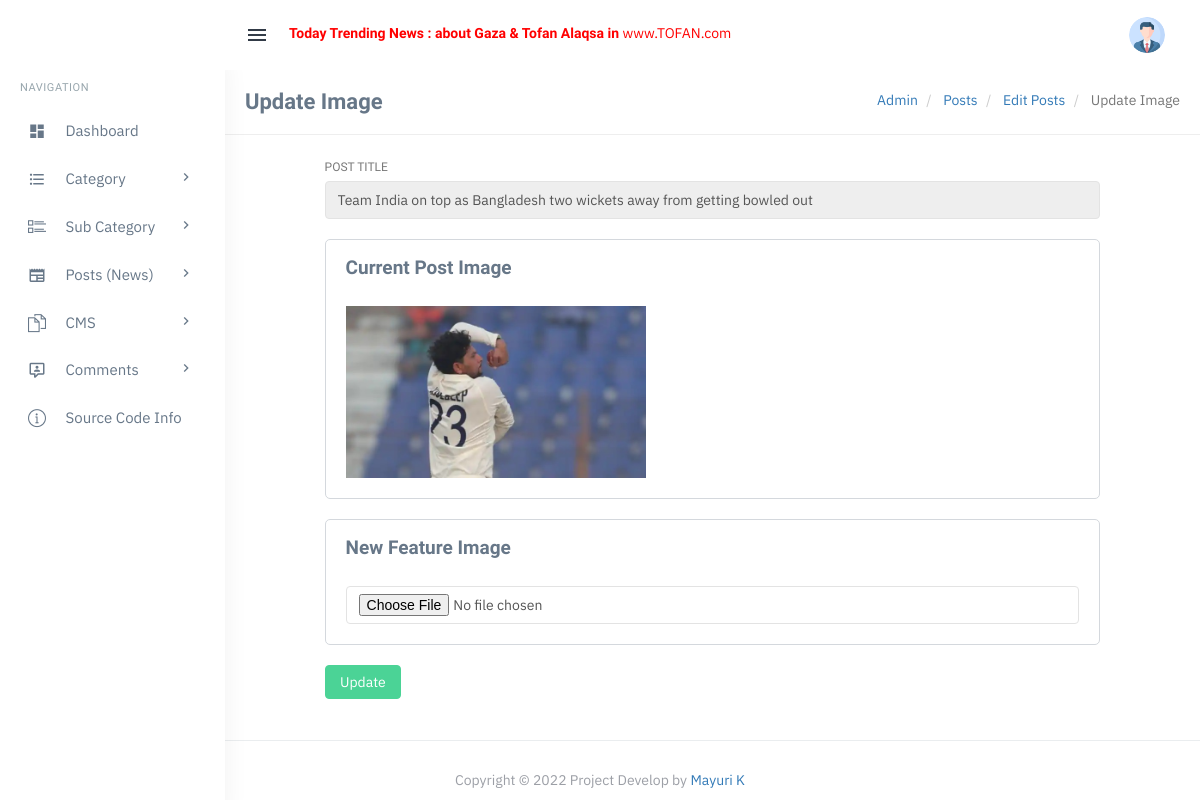
The page /admin/change-image.php?pid=1 (signed in) on the database its author committed.
### tables this page shows
CREATE TABLE `tblposts` (
  `id` int(11) NOT NULL,
  `PostTitle` longtext DEFAULT NULL,
  `CategoryId` int(11) DEFAULT NULL,
  `SubCategoryId` int(11) DEFAULT NULL,
  `PostDetails` longtext DEFAULT NULL,
  `PostingDate` timestamp NULL DEFAULT current_timestamp(),
  `UpdationDate` timestamp NULL DEFAULT NULL ON UPDATE current_timestamp(),
  `Is_Active` int(1) DEFAULT NULL,
  `PostUrl` mediumtext DEFAULT NULL,
  `PostImage` varchar(255) DEFAULT NULL,
  `viewCounter` int(11) DEFAULT NULL,
  `postedBy` varchar(255) DEFAULT NULL,
  `lastUpdatedBy` varchar(255) DEFAULT NULL
);

### admin/change-image.php (the view, shortened to what this page needs)
<?php
   include('includes/config.php');
   if(strlen($_SESSION['login'])==0)
     {
   header('location:index.php');
   }
   else{
   ?>
<?php include('includes/topheader.php');?>
<?php include('includes/leftsidebar.php');?>
<div class="content-page">
<div class="content">
   <div class="container">
      <div class="row">
         <div class="col-xs-12">
            <div class="page-title-box">
               <h4 class="page-title">Update Image </h4>
               <ol class="breadcrumb p-0 m-0">
                  <li>
                     <a href="#">Admin</a>
                  </li>
                  <li>
                     <a href="#"> Posts </a>
                  </li>
                  <li>
                     <a href="#"> Edit Posts </a>
                  </li>
                  <li class="active">
                     Update Image
                  </li>
               </ol>
               <div class="clearfix"></div>
            </div>
         </div>
      </div>
      <div class="row">
         <div class="col-sm-6">
         </div>
      </div>
      <form name="addpost" method="post" enctype="multipart/form-data">
         <?php
            $postid=intval($_GET['pid']);
            $stmt=$con->prepare("select PostImage,PostTitle from tblposts where id='$postid' and Is_Active=1 ");
            $stmt->execute();
             if ($stmt->rowCount()) {
                 foreach ($stmt->fetchAll() as $row)
            {
            ?>
         <div class="row">
            <div class="col-md-10 col-md-offset-1">
               <div class="p-6">
                  <div class="">
      <form name="addpost" method="post">
      <div class="form-group m-b-20">
      <label for="exampleInputEmail1">Post Title</label>
      <input type="text" class="form-control" id="posttitle" value="<?php echo htmlentities($row['PostTitle']);?>" name="posttitle"  readonly>
      </div>
      <div class="row">
      <div class="col-sm-12">
      <div class="card-box">
      <h4 class="m-b-30 m-t-0 header-title"><b>Current Post Image</b></h4>
      <img src="postimages/<?php echo htmlentities($row['PostImage']);?>" width="300"/>
      <br />
      </div>
      </div>
      </div>
      <?php } }?>
      <div class="row">
      <div class="col-sm-12">
      <div class="card-box">
      <h4 class="m-b-30 m-t-0 header-title"><b>New Feature Image</b></h4>
      <input type="file" class="form-control" id="postimage" name="postimage"  required>
      </div>
      </div>
      </div>
      <button type="submit" name="update" class="btn btn-success waves-effect waves-light">Update </button>
      </form>
      </div>
      </div>
      </div>
      </div>
   </div>
</div>
<?php include('includes/footer.php');?>
<?php } ?>

### admin/assets/css/core.css (style rules this page uses)
body { font-family: "IBM Plex Sans", "Oxygen", "Ubuntu", "Cantarell", "Fira Sans", sans-serif; margin: 0; padding-bottom: 60px; overflow-x: hidden; color: #797979; }
html { position: relative; min-height: 100%; }
.h1, .h2, .h3, .h4, .h5, .h6, h1, h2, h3, h4, h5, h6 { color: #677788; font-family: 'Hind Madurai', sans-serif; margin: 10px 0; }
* { outline: none !important; }
b, strong { font-weight: 600; font-family: 'Hind Madurai', sans-serif; }
.container { width: auto; }
.p-0 { padding: 0 !important; }
.m-0 { margin: 0 !important; }
.m-t-0 { margin-top: 0 !important; }
.m-b-20 { margin-bottom: 20px !important; }
.m-b-30 { margin-bottom: 30px !important; }
.card-box { padding: 20px; border: 1px solid #d4d8dd; -webkit-border-radius: 5px; border-radius: 5px; -moz-border-radius: 5px; background-clip: padding-box; margin-bottom: 20px; background-color: #ffffff; }
.row { margin-right: -10px; margin-left: -10px; }
.col-lg-1, .col-lg-10, .col-lg-11, .col-lg-12, .col-lg-2, .col-lg-3, .col-lg-4, .col-lg-5, .col-lg-6, .col-lg-7, .col-lg-8, .col-lg-9, .col-md-1, .col-md-10, .col-md-11, .col-md-12, .col-md-2, .col-md-3, .col-md-4, .col-md-5, .col-md-6, .col-md-7, .col-md-8, .col-md-9, .col-sm-1, .col-sm-10, .col-sm-11, .col-sm-12, .col-sm-2, .col-sm-3, .col-sm-4, .col-sm-5, .col-sm-6, .col-sm-7, .col-sm-8, .col-sm-9, .col-xs-1, .col-xs-10, .col-xs-11, .col-xs-12, .col-xs-2, .col-xs-3, .col-xs-4, .col-xs-5, .col-xs-6, .col-xs-7, .col-xs-8, .col-xs-9 { padding-left: 10px; padding-right: 10px; }
.breadcrumb { background-color: transparent; margin-bottom: 15px; padding-top: 10px; padding-left: 0; }
.waves-effect { position: relative; cursor: pointer; display: inline-block; overflow: hidden; -webkit-user-select: none; -moz-user-select: none; -ms-user-select: none; user-select: none; -webkit-tap-highlight-color: transparent; vertical-align: middle; z-index: 1; will-change: opacity, transform; -webkit-transition: all 0.3s ease-out; -moz-transition: all 0.3s ease-out; -o-transition: all 0.3s ease-out; -ms-transition: all 0.3s ease-out; transition: all 0.3s ease-out; }

### admin/assets/css/menu.css (style rules this page uses)
.content-page { margin-left: 225px; overflow: hidden; }
.content-page .content { padding: 0 5px 10px 5px; margin-top: 70px; }
.page-title { font-size: 22px; margin-bottom: 0; margin-top: 0; font-weight: 600; }
.header-title { font-size: 19px; line-height: 16px; margin-bottom: 8px; font-weight: 600; }
.page-title-box { padding: 20px; border-bottom: 1px solid #eee; margin: 0 -20px 20px -20px; }
.page-title-box .page-title { margin-bottom: 0; float: left; }
.page-title-box .breadcrumb { float: right; background-color: transparent !important; }

### rows shown on the page
tblposts: posttitle "Team India on top as Bangladesh two wickets away from getting bowled out", PostImage (picture)
